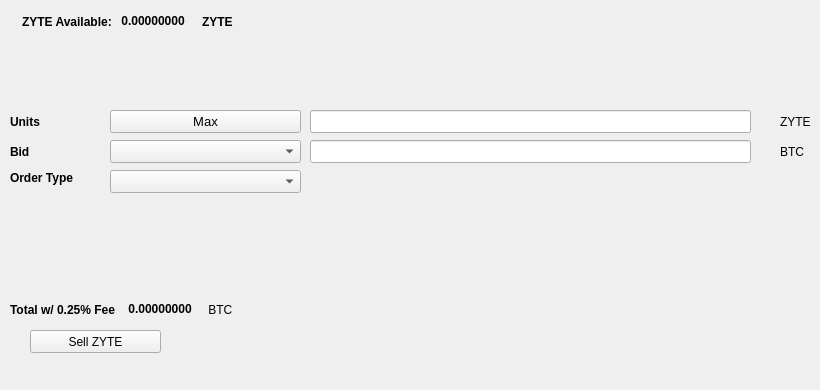
   <widget class="QWidget" name="SellTab">
    <attribute name="title">
     <string>Sell</string>
    </attribute>
    <widget class="QLabel" name="label_16">
     <property name="geometry">
      <rect>
       <x>780</x>
       <y>140</y>
       <width>31</width>
       <height>23</height>
      </rect>
     </property>
     <property name="text">
      <string>BTC</string>
     </property>
    </widget>
    <widget class="QComboBox" name="SellBidcomboBox">
     <property name="geometry">
      <rect>
       <x>110</x>
       <y>140</y>
       <width>191</width>
       <height>23</height>
      </rect>
     </property>
     <property name="font">
      <font>
       <pointsize>10</pointsize>
      </font>
     </property>
    </widget>
    <widget class="QLabel" name="label_18">
     <property name="geometry">
      <rect>
       <x>10</x>
       <y>110</y>
       <width>46</width>
       <height>23</height>
      </rect>
     </property>
     <property name="font">
      <font>
       <weight>75</weight>
       <bold>true</bold>
      </font>
     </property>
     <property name="text">
      <string>Units</string>
     </property>
    </widget>
    <widget class="QPushButton" name="Sell_Max_Amount">
     <property name="geometry">
      <rect>
       <x>110</x>
       <y>110</y>
       <width>191</width>
       <height>23</height>
      </rect>
     </property>
     <property name="font">
      <font>
       <pointsize>10</pointsize>
      </font>
     </property>
     <property name="text">
      <string>Max</string>
     </property>
    </widget>
    <widget class="QLabel" name="label_20">
     <property name="geometry">
      <rect>
       <x>10</x>
       <y>170</y>
       <width>91</width>
       <height>16</height>
      </rect>
     </property>
     <property name="font">
      <font>
       <weight>75</weight>
       <bold>true</bold>
      </font>
     </property>
     <property name="text">
      <string>Order Type</string>
     </property>
    </widget>
    <widget class="QComboBox" name="SellOrdertypeCombo">
     <property name="geometry">
      <rect>
       <x>110</x>
       <y>170</y>
       <width>191</width>
       <height>23</height>
      </rect>
     </property>
     <property name="font">
      <font>
       <pointsize>10</pointsize>
      </font>
     </property>
    </widget>
    <widget class="QLabel" name="label_21">
     <property name="geometry">
      <rect>
       <x>10</x>
       <y>140</y>
       <width>46</width>
       <height>23</height>
      </rect>
     </property>
     <property name="font">
      <font>
       <weight>75</weight>
       <bold>true</bold>
      </font>
     </property>
     <property name="text">
      <string>Bid</string>
     </property>
    </widget>
    <widget class="QLabel" name="label_22">
     <property name="geometry">
      <rect>
       <x>780</x>
       <y>110</y>
       <width>31</width>
       <height>23</height>
      </rect>
     </property>
     <property name="text">
      <string>ZYTE</string>
     </property>
    </widget>
    <widget class="QLineEdit" name="UnitsInputENZ">
     <property name="geometry">
      <rect>
       <x>310</x>
       <y>110</y>
       <width>441</width>
       <height>23</height>
      </rect>
     </property>
     <property name="font">
      <font>
       <pointsize>9</pointsize>
       <weight>75</weight>
       <bold>true</bold>
      </font>
     </property>
    </widget>
    <widget class="QLineEdit" name="SellBidPriceEdit">
     <property name="geometry">
      <rect>
       <x>310</x>
       <y>140</y>
       <width>441</width>
       <height>23</height>
      </rect>
     </property>
     <property name="font">
      <font>
       <pointsize>9</pointsize>
       <weight>75</weight>
       <bold>true</bold>
      </font>
     </property>
    </widget>
    <widget class="QPushButton" name="SellENZBTN">
     <property name="geometry">
      <rect>
       <x>30</x>
       <y>330</y>
       <width>131</width>
       <height>23</height>
      </rect>
     </property>
     <property name="text">
      <string>Sell ZYTE</string>
     </property>
     <property name="icon">
      <iconset resource="../zyte">
       <normaloff>:/icons/bitcoin</normaloff>:/icons/bitcoin</iconset>
     </property>
    </widget>
    <widget class="QWidget" name="layoutWidget3">
     <property name="geometry">
      <rect>
       <x>22</x>
       <y>12</y>
       <width>258</width>
       <height>19</height>
      </rect>
     </property>
     <layout class="QHBoxLayout" name="horizontalLayout">
      <item>
       <widget class="QLabel" name="label232_2">
        <property name="font">
         <font>
          <weight>75</weight>
          <bold>true</bold>
         </font>
        </property>
        <property name="text">
         <string>ZYTE Available:</string>
        </property>
       </widget>
      </item>
      <item>
       <widget class="QLabel" name="ENZAvailableLabel">
        <property name="palette">
         <palette>
          <active>
           <colorrole role="WindowText">
            <brush brushstyle="SolidPattern">
             <color alpha="255">
              <red>0</red>
              <green>0</green>
              <blue>0</blue>
             </color>
            </brush>
           </colorrole>
           <colorrole role="Button">
            <brush brushstyle="SolidPattern">
             <color alpha="255">
              <red>0</red>
              <green>170</green>
              <blue>0</blue>
             </color>
            </brush>
           </colorrole>
           <colorrole role="Light">
            <brush brushstyle="SolidPattern">
             <color alpha="255">
              <red>0</red>
              <green>255</green>
              <blue>0</blue>
             </color>
            </brush>
           </colorrole>
           <colorrole role="Midlight">
            <brush brushstyle="SolidPattern">
             <color alpha="255">
              <red>0</red>
              <green>212</green>
              <blue>0</blue>
             </color>
            </brush>
           </colorrole>
           <colorrole role="Dark">
            <brush brushstyle="SolidPattern">
             <color alpha="255">
              <red>0</red>
              <green>85</green>
              <blue>0</blue>
             </color>
            </brush>
           </colorrole>
           <colorrole role="Mid">
            <brush brushstyle="SolidPattern">
             <color alpha="255">
              <red>0</red>
              <green>113</green>
              <blue>0</blue>
             </color>
            </brush>
           </colorrole>
           <colorrole role="Text">
            <brush brushstyle="SolidPattern">
             <color alpha="255">
              <red>0</red>
              <green>170</green>
              <blue>0</blue>
             </color>
            </brush>
           </colorrole>
           <colorrole role="BrightText">
            <brush brushstyle="SolidPattern">
             <color alpha="255">
              <red>255</red>
              <green>255</green>
              <blue>255</blue>
             </color>
            </brush>
           </colorrole>
           <colorrole role="ButtonText">
            <brush brushstyle="SolidPattern">
             <color alpha="255">
              <red>0</red>
              <green>0</green>
              <blue>0</blue>
             </color>
            </brush>
           </colorrole>
           <colorrole role="Base">
            <brush brushstyle="SolidPattern">
             <color alpha="255">
              <red>255</red>
              <green>255</green>
              <blue>255</blue>
             </color>
            </brush>
           </colorrole>
           <colorrole role="Window">
            <brush brushstyle="SolidPattern">
             <color alpha="255">
              <red>0</red>
              <green>170</green>
              <blue>0</blue>
             </color>
            </brush>
           </colorrole>
           <colorrole role="Shadow">
            <brush brushstyle="SolidPattern">
             <color alpha="255">
              <red>0</red>
              <green>0</green>
              <blue>0</blue>
             </color>
            </brush>
           </colorrole>
           <colorrole role="AlternateBase">
            <brush brushstyle="SolidPattern">
             <color alpha="255">
              <red>127</red>
              <green>212</green>
              <blue>127</blue>
             </color>
            </brush>
           </colorrole>
           <colorrole role="ToolTipBase">
            <brush brushstyle="SolidPattern">
             <color alpha="255">
              <red>255</red>
              <green>255</green>
              <blue>220</blue>
             </color>
            </brush>
           </colorrole>
           <colorrole role="ToolTipText">
            <brush brushstyle="SolidPattern">
             <color alpha="255">
              <red>0</red>
              <green>0</green>
              <blue>0</blue>
             </color>
            </brush>
           </colorrole>
          </active>
          <inactive>
           <colorrole role="WindowText">
            <brush brushstyle="SolidPattern">
             <color alpha="255">
              <red>0</red>
              <green>0</green>
              <blue>0</blue>
             </color>
            </brush>
           </colorrole>
           <colorrole role="Button">
            <brush brushstyle="SolidPattern">
             <color alpha="255">
              <red>0</red>
              <green>170</green>
              <blue>0</blue>
             </color>
            </brush>
           </colorrole>
           <colorrole role="Light">
            <brush brushstyle="SolidPattern">
             <color alpha="255">
              <red>0</red>
              <green>255</green>
              <blue>0</blue>
             </color>
            </brush>
           </colorrole>
           <colorrole role="Midlight">
            <brush brushstyle="SolidPattern">
             <color alpha="255">
              <red>0</red>
              <green>212</green>
              <blue>0</blue>
             </color>
            </brush>
           </colorrole>
           <colorrole role="Dark">
            <brush brushstyle="SolidPattern">
             <color alpha="255">
              <red>0</red>
              <green>85</green>
              <blue>0</blue>
             </color>
            </brush>
           </colorrole>
           <colorrole role="Mid">
            <brush brushstyle="SolidPattern">
             <color alpha="255">
              <red>0</red>
              <green>113</green>
              <blue>0</blue>
             </color>
            </brush>
           </colorrole>
           <colorrole role="Text">
            <brush brushstyle="SolidPattern">
             <color alpha="255">
              <red>0</red>
              <green>170</green>
              <blue>0</blue>
             </color>
            </brush>
           </colorrole>
           <colorrole role="BrightText">
            <brush brushstyle="SolidPattern">
             <color alpha="255">
              <red>255</red>
              <green>255</green>
              <blue>255</blue>
             </color>
            </brush>
           </colorrole>
           <colorrole role="ButtonText">
            <brush brushstyle="SolidPattern">
             <color alpha="255">
              <red>0</red>
              <green>0</green>
              <blue>0</blue>
             </color>
            </brush>
           </colorrole>
           <colorrole role="Base">
            <brush brushstyle="SolidPattern">
             <color alpha="255">
              <red>255</red>
              <green>255</green>
              <blue>255</blue>
             </color>
            </brush>
           </colorrole>
           <colorrole role="Window">
            <brush brushstyle="SolidPattern">
             <color alpha="255">
              <red>0</red>
              <green>170</green>
              <blue>0</blue>
             </color>
            </brush>
           </colorrole>
           <colorrole role="Shadow">
            <brush brushstyle="SolidPattern">
             <color alpha="255">
              <red>0</red>
              <green>0</green>
              <blue>0</blue>
             </color>
            </brush>
           </colorrole>
           <colorrole role="AlternateBase">
            <brush brushstyle="SolidPattern">
             <color alpha="255">
              <red>127</red>
              <green>212</green>
              <blue>127</blue>
             </color>
            </brush>
           </colorrole>
           <colorrole role="ToolTipBase">
            <brush brushstyle="SolidPattern">
             <color alpha="255">
              <red>255</red>
              <green>255</green>
              <blue>220</blue>
             </color>
            </brush>
           </colorrole>
           <colorrole role="ToolTipText">
            <brush brushstyle="SolidPattern">
             <color alpha="255">
              <red>0</red>
              <green>0</green>
              <blue>0</blue>
             </color>
            </brush>
           </colorrole>
          </inactive>
          <disabled>
           <colorrole role="WindowText">
            <brush brushstyle="SolidPattern">
             <color alpha="255">
              <red>0</red>
              <green>85</green>
              <blue>0</blue>
             </color>
            </brush>
           </colorrole>
           <colorrole role="Button">
            <brush brushstyle="SolidPattern">
             <color alpha="255">
              <red>0</red>
              <green>170</green>
              <blue>0</blue>
             </color>
            </brush>
           </colorrole>
           <colorrole role="Light">
            <brush brushstyle="SolidPattern">
             <color alpha="255">
              <red>0</red>
              <green>255</green>
              <blue>0</blue>
             </color>
            </brush>
           </colorrole>
           <colorrole role="Midlight">
            <brush brushstyle="SolidPattern">
             <color alpha="255">
              <red>0</red>
              <green>212</green>
              <blue>0</blue>
             </color>
            </brush>
           </colorrole>
           <colorrole role="Dark">
            <brush brushstyle="SolidPattern">
             <color alpha="255">
              <red>0</red>
              <green>85</green>
              <blue>0</blue>
             </color>
            </brush>
           </colorrole>
           <colorrole role="Mid">
            <brush brushstyle="SolidPattern">
             <color alpha="255">
              <red>0</red>
              <green>113</green>
              <blue>0</blue>
             </color>
            </brush>
           </colorrole>
           <colorrole role="Text">
            <brush brushstyle="SolidPattern">
             <color alpha="255">
              <red>0</red>
              <green>85</green>
              <blue>0</blue>
             </color>
            </brush>
           </colorrole>
           <colorrole role="BrightText">
            <brush brushstyle="SolidPattern">
             <color alpha="255">
              <red>255</red>
              <green>255</green>
              <blue>255</blue>
             </color>
            </brush>
           </colorrole>
           <colorrole role="ButtonText">
            <brush brushstyle="SolidPattern">
             <color alpha="255">
              <red>0</red>
              <green>85</green>
              <blue>0</blue>
             </color>
            </brush>
           </colorrole>
           <colorrole role="Base">
            <brush brushstyle="SolidPattern">
             <color alpha="255">
              <red>0</red>
              <green>170</green>
              <blue>0</blue>
             </color>
            </brush>
           </colorrole>
           <colorrole role="Window">
            <brush brushstyle="SolidPattern">
             <color alpha="255">
              <red>0</red>
              <green>170</green>
              <blue>0</blue>
             </color>
            </brush>
           </colorrole>
           <colorrole role="Shadow">
            <brush brushstyle="SolidPattern">
             <color alpha="255">
              <red>0</red>
              <green>0</green>
              <blue>0</blue>
             </color>
            </brush>
           </colorrole>
           <colorrole role="AlternateBase">
            <brush brushstyle="SolidPattern">
             <color alpha="255">
              <red>0</red>
              <green>170</green>
              <blue>0</blue>
             </color>
            </brush>
           </colorrole>
           <colorrole role="ToolTipBase">
            <brush brushstyle="SolidPattern">
             <color alpha="255">
              <red>255</red>
              <green>255</green>
              <blue>220</blue>
             </color>
            </brush>
           </colorrole>
           <colorrole role="ToolTipText">
            <brush brushstyle="SolidPattern">
             <color alpha="255">
              <red>0</red>
              <green>0</green>
              <blue>0</blue>
             </color>
            </brush>
           </colorrole>
          </disabled>
         </palette>
        </property>
        <property name="font">
         <font>
          <weight>75</weight>
          <bold>true</bold>
         </font>
        </property>
        <property name="text">
         <string> 0.00000000 </string>
        </property>
        <property name="textInteractionFlags">
         <set>Qt::LinksAccessibleByMouse|Qt::TextSelectableByKeyboard|Qt::TextSelectableByMouse</set>
        </property>
       </widget>
      </item>
      <item>
       <widget class="QLabel" name="labelENZ">
        <property name="font">
         <font>
          <weight>75</weight>
          <bold>true</bold>
         </font>
        </property>
        <property name="text">
         <string>ZYTE</string>
        </property>
       </widget>
      </item>
     </layout>
    </widget>
    <widget class="QWidget" name="layoutWidget">
     <property name="geometry">
      <rect>
       <x>10</x>
       <y>300</y>
       <width>268</width>
       <height>19</height>
      </rect>
     </property>
     <layout class="QHBoxLayout" name="horizontalLayout_2">
      <item>
       <widget class="QLabel" name="label_19">
        <property name="font">
         <font>
          <weight>75</weight>
          <bold>true</bold>
         </font>
        </property>
        <property name="text">
         <string>Total w/ 0.25% Fee </string>
        </property>
       </widget>
      </item>
      <item>
       <widget class="QLabel" name="SellCostLabel">
        <property name="palette">
         <palette>
          <active>
           <colorrole role="WindowText">
            <brush brushstyle="SolidPattern">
             <color alpha="255">
              <red>0</red>
              <green>0</green>
              <blue>0</blue>
             </color>
            </brush>
           </colorrole>
           <colorrole role="Button">
            <brush brushstyle="SolidPattern">
             <color alpha="255">
              <red>0</red>
              <green>170</green>
              <blue>0</blue>
             </color>
            </brush>
           </colorrole>
           <colorrole role="Light">
            <brush brushstyle="SolidPattern">
             <color alpha="255">
              <red>0</red>
              <green>255</green>
              <blue>0</blue>
             </color>
            </brush>
           </colorrole>
           <colorrole role="Midlight">
            <brush brushstyle="SolidPattern">
             <color alpha="255">
              <red>0</red>
              <green>212</green>
              <blue>0</blue>
             </color>
            </brush>
           </colorrole>
           <colorrole role="Dark">
            <brush brushstyle="SolidPattern">
             <color alpha="255">
              <red>0</red>
              <green>85</green>
              <blue>0</blue>
             </color>
            </brush>
           </colorrole>
           <colorrole role="Mid">
            <brush brushstyle="SolidPattern">
             <color alpha="255">
              <red>0</red>
              <green>113</green>
              <blue>0</blue>
             </color>
            </brush>
           </colorrole>
           <colorrole role="Text">
            <brush brushstyle="SolidPattern">
             <color alpha="255">
              <red>0</red>
              <green>170</green>
              <blue>0</blue>
             </color>
            </brush>
           </colorrole>
           <colorrole role="BrightText">
            <brush brushstyle="SolidPattern">
             <color alpha="255">
              <red>255</red>
              <green>255</green>
              <blue>255</blue>
             </color>
            </brush>
           </colorrole>
           <colorrole role="ButtonText">
            <brush brushstyle="SolidPattern">
             <color alpha="255">
              <red>0</red>
              <green>0</green>
              <blue>0</blue>
             </color>
            </brush>
           </colorrole>
           <colorrole role="Base">
            <brush brushstyle="SolidPattern">
             <color alpha="255">
              <red>255</red>
              <green>255</green>
              <blue>255</blue>
             </color>
            </brush>
           </colorrole>
           <colorrole role="Window">
            <brush brushstyle="SolidPattern">
             <color alpha="255">
              <red>0</red>
              <green>170</green>
              <blue>0</blue>
             </color>
            </brush>
           </colorrole>
           <colorrole role="Shadow">
            <brush brushstyle="SolidPattern">
             <color alpha="255">
              <red>0</red>
              <green>0</green>
              <blue>0</blue>
             </color>
            </brush>
           </colorrole>
           <colorrole role="AlternateBase">
            <brush brushstyle="SolidPattern">
             <color alpha="255">
              <red>127</red>
              <green>212</green>
              <blue>127</blue>
             </color>
            </brush>
           </colorrole>
           <colorrole role="ToolTipBase">
            <brush brushstyle="SolidPattern">
             <color alpha="255">
              <red>255</red>
              <green>255</green>
              <blue>220</blue>
             </color>
            </brush>
           </colorrole>
           <colorrole role="ToolTipText">
            <brush brushstyle="SolidPattern">
             <color alpha="255">
              <red>0</red>
              <green>0</green>
              <blue>0</blue>
             </color>
            </brush>
           </colorrole>
          </active>
          <inactive>
           <colorrole role="WindowText">
            <brush brushstyle="SolidPattern">
             <color alpha="255">
              <red>0</red>
              <green>0</green>
              <blue>0</blue>
             </color>
            </brush>
           </colorrole>
           <colorrole role="Button">
            <brush brushstyle="SolidPattern">
             <color alpha="255">
              <red>0</red>
              <green>170</green>
              <blue>0</blue>
             </color>
            </brush>
           </colorrole>
           <colorrole role="Light">
            <brush brushstyle="SolidPattern">
             <color alpha="255">
              <red>0</red>
              <green>255</green>
              <blue>0</blue>
             </color>
            </brush>
           </colorrole>
           <colorrole role="Midlight">
            <brush brushstyle="SolidPattern">
             <color alpha="255">
              <red>0</red>
              <green>212</green>
              <blue>0</blue>
             </color>
            </brush>
           </colorrole>
           <colorrole role="Dark">
            <brush brushstyle="SolidPattern">
             <color alpha="255">
              <red>0</red>
              <green>85</green>
              <blue>0</blue>
             </color>
            </brush>
           </colorrole>
           <colorrole role="Mid">
            <brush brushstyle="SolidPattern">
             <color alpha="255">
              <red>0</red>
              <green>113</green>
              <blue>0</blue>
             </color>
            </brush>
           </colorrole>
           <colorrole role="Text">
            <brush brushstyle="SolidPattern">
             <color alpha="255">
              <red>0</red>
              <green>170</green>
              <blue>0</blue>
             </color>
            </brush>
           </colorrole>
           <colorrole role="BrightText">
            <brush brushstyle="SolidPattern">
             <color alpha="255">
              <red>255</red>
              <green>255</green>
              <blue>255</blue>
             </color>
            </brush>
           </colorrole>
           <colorrole role="ButtonText">
            <brush brushstyle="SolidPattern">
             <color alpha="255">
              <red>0</red>
              <green>0</green>
              <blue>0</blue>
             </color>
            </brush>
           </colorrole>
           <colorrole role="Base">
            <brush brushstyle="SolidPattern">
             <color alpha="255">
              <red>255</red>
              <green>255</green>
              <blue>255</blue>
             </color>
            </brush>
           </colorrole>
           <colorrole role="Window">
            <brush brushstyle="SolidPattern">
             <color alpha="255">
              <red>0</red>
              <green>170</green>
              <blue>0</blue>
             </color>
            </brush>
           </colorrole>
           <colorrole role="Shadow">
            <brush brushstyle="SolidPattern">
             <color alpha="255">
              <red>0</red>
              <green>0</green>
              <blue>0</blue>
             </color>
            </brush>
           </colorrole>
           <colorrole role="AlternateBase">
            <brush brushstyle="SolidPattern">
             <color alpha="255">
              <red>127</red>
              <green>212</green>
              <blue>127</blue>
             </color>
            </brush>
           </colorrole>
           <colorrole role="ToolTipBase">
            <brush brushstyle="SolidPattern">
             <color alpha="255">
              <red>255</red>
              <green>255</green>
              <blue>220</blue>
             </color>
            </brush>
           </colorrole>
           <colorrole role="ToolTipText">
            <brush brushstyle="SolidPattern">
             <color alpha="255">
              <red>0</red>
              <green>0</green>
              <blue>0</blue>
             </color>
            </brush>
           </colorrole>
          </inactive>
          <disabled>
           <colorrole role="WindowText">
            <brush brushstyle="SolidPattern">
             <color alpha="255">
              <red>0</red>
              <green>85</green>
              <blue>0</blue>
             </color>
            </brush>
           </colorrole>
           <colorrole role="Button">
            <brush brushstyle="SolidPattern">
             <color alpha="255">
              <red>0</red>
              <green>170</green>
              <blue>0</blue>
             </color>
            </brush>
           </colorrole>
           <colorrole role="Light">
            <brush brushstyle="SolidPattern">
             <color alpha="255">
              <red>0</red>
              <green>255</green>
              <blue>0</blue>
             </color>
            </brush>
           </colorrole>
           <colorrole role="Midlight">
            <brush brushstyle="SolidPattern">
             <color alpha="255">
              <red>0</red>
              <green>212</green>
              <blue>0</blue>
             </color>
            </brush>
           </colorrole>
           <colorrole role="Dark">
            <brush brushstyle="SolidPattern">
             <color alpha="255">
              <red>0</red>
              <green>85</green>
              <blue>0</blue>
             </color>
            </brush>
           </colorrole>
           <colorrole role="Mid">
            <brush brushstyle="SolidPattern">
             <color alpha="255">
              <red>0</red>
              <green>113</green>
              <blue>0</blue>
             </color>
            </brush>
           </colorrole>
           <colorrole role="Text">
            <brush brushstyle="SolidPattern">
             <color alpha="255">
              <red>0</red>
              <green>85</green>
              <blue>0</blue>
             </color>
            </brush>
           </colorrole>
           <colorrole role="BrightText">
            <brush brushstyle="SolidPattern">
             <color alpha="255">
              <red>255</red>
              <green>255</green>
              <blue>255</blue>
             </color>
            </brush>
           </colorrole>
           <colorrole role="ButtonText">
            <brush brushstyle="SolidPattern">
             <color alpha="255">
              <red>0</red>
              <green>85</green>
              <blue>0</blue>
             </color>
            </brush>
           </colorrole>
           <colorrole role="Base">
            <brush brushstyle="SolidPattern">
             <color alpha="255">
              <red>0</red>
              <green>170</green>
              <blue>0</blue>
             </color>
            </brush>
           </colorrole>
           <colorrole role="Window">
            <brush brushstyle="SolidPattern">
             <color alpha="255">
              <red>0</red>
              <green>170</green>
              <blue>0</blue>
             </color>
            </brush>
           </colorrole>
           <colorrole role="Shadow">
            <brush brushstyle="SolidPattern">
             <color alpha="255">
              <red>0</red>
              <green>0</green>
              <blue>0</blue>
             </color>
            </brush>
           </colorrole>
           <colorrole role="AlternateBase">
            <brush brushstyle="SolidPattern">
             <color alpha="255">
              <red>0</red>
              <green>170</green>
              <blue>0</blue>
             </color>
            </brush>
           </colorrole>
           <colorrole role="ToolTipBase">
            <brush brushstyle="SolidPattern">
             <color alpha="255">
              <red>255</red>
              <green>255</green>
              <blue>220</blue>
             </color>
            </brush>
           </colorrole>
           <colorrole role="ToolTipText">
            <brush brushstyle="SolidPattern">
             <color alpha="255">
              <red>0</red>
              <green>0</green>
              <blue>0</blue>
             </color>
            </brush>
           </colorrole>
          </disabled>
         </palette>
        </property>
        <property name="font">
         <font>
          <weight>75</weight>
          <bold>true</bold>
         </font>
        </property>
        <property name="autoFillBackground">
         <bool>false</bool>
        </property>
        <property name="text">
         <string> 0.00000000</string>
        </property>
        <property name="textInteractionFlags">
         <set>Qt::LinksAccessibleByMouse|Qt::TextSelectableByMouse</set>
        </property>
       </widget>
      </item>
      <item>
       <widget class="QLabel" name="label_17">
        <property name="font">
         <font>
          <weight>50</weight>
          <bold>false</bold>
         </font>
        </property>
        <property name="text">
         <string> BTC</string>
        </property>
       </widget>
      </item>
     </layout>
    </widget>
    <widget class="QLabel" name="label_23">
     <property name="geometry">
      <rect>
       <x>460</x>
       <y>300</y>
       <width>281</width>
       <height>81</height>
      </rect>
     </property>
     <property name="text">
      <string/>
     </property>
     <property name="pixmap">
      <pixmap>:/images/bittrex</pixmap>
     </property>
    </widget>
   </widget>
